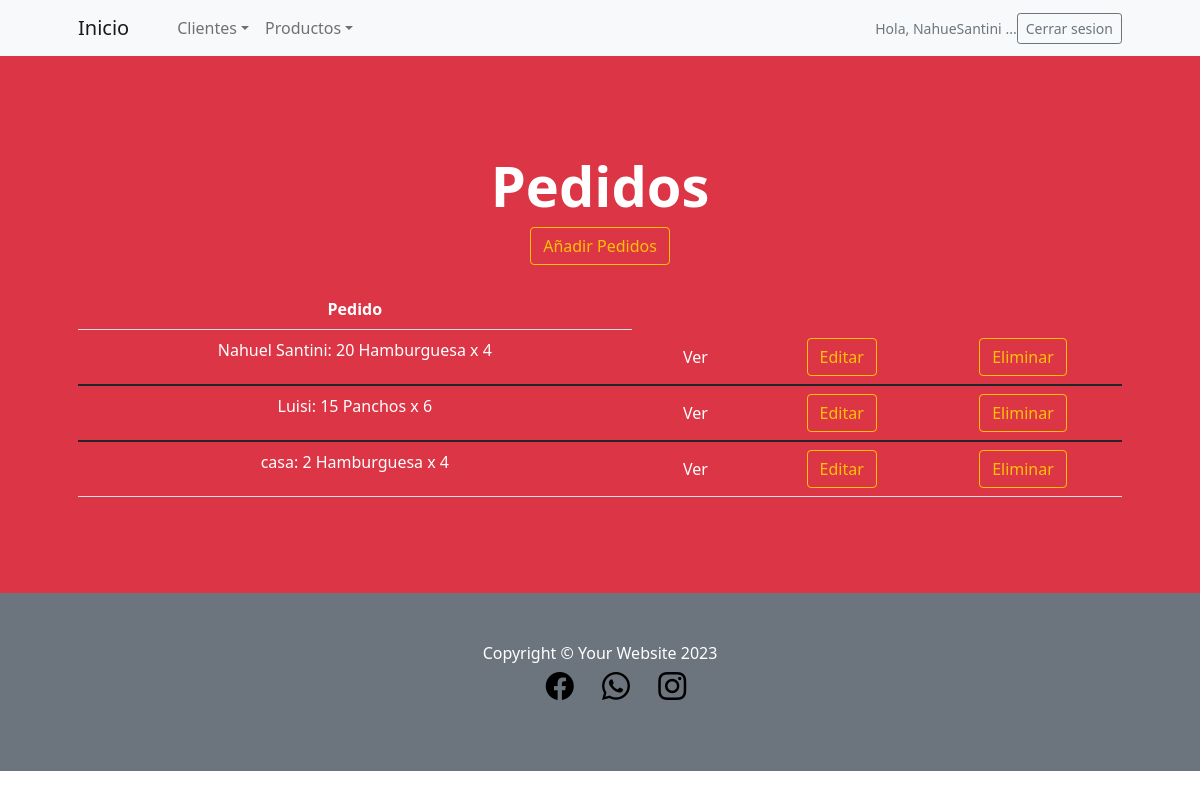
The app's page /SanApp/leer_pedidos (signed in) with its own data.
### SanApp/models.py (models this page shows, shortened)
class Pedido(models.Model):
    cliente = models.CharField(max_length=50)
    producto = models.CharField(max_length=50)
    cantidad = models.IntegerField()

### SanApp/views.py (the view)
# urls.py: path('leer_pedidos', PedidosListView.as_view(), name="leer_pedidos"),
class PedidosListView(LoginRequiredMixin,ListView):
    model = Pedido
    template_name = "SanApp/leer_pedidos.html"

### SanApp/templates/SanApp/leer_pedidos.html (shortened to what this page needs)
{% extends 'SanApp/base.html' %}
{% load static %}
{% block contenidoQueCambia %}
<header class="bg-danger py-5">
    <div class="container px-4 px-lg-5 my-5">
        <div class="text-center text-white">
            <h1 class="display-4 fw-bolder">Pedidos</h1>
            <a class="btn btn-outline-warning btn-danger" href= {% url "Hacer_pedido" %}>Añadir Pedidos</a> <br> <br> {% comment "" %} NUEVOOOO {% endcomment %}
            <p class="lead fw-normal text-white-50 mb-0">
            <table class="table">
                <tbody>
                  <tr class="text-white-1 mb-0">
                    <th style="color:white">Pedido</th>
                  </tr>
                    {% for y in object_list %}
                  <tr class="text-white mb-0">
                    <td>{{y.cliente}}: {{y.cantidad}} {{y.producto}}</td>
                    <td>
                      <a class="btn btn-danger" href="{% url 'detalle_pedido' y.id %}" >Ver
                    </td>
                    <td>
                      <a class="btn btn-outline-warning btn-danger" href="{% url 'editar_pedido' y.id %}"> Editar
                    </td>
                    <td>
                      <a class="btn btn-outline-warning btn-danger" href="{% url 'borrar_pedido' y.id %}"> Eliminar
                    </td>
                  </tr>
                </tbody>
                {% endfor %}
            </table>
                </p>
        </div>
    </div>
</header>
    <body>
    </body>
</html>
{% endblock %}

### SanApp/templates/SanApp/base.html (shortened to what this page needs)
<!DOCTYPE html>
 <html lang="en">
    {% load static %}
     <head>
         <link href="https://cdn.jsdelivr.net/npm/bootstrap-icons@1.5.0/font/bootstrap-icons.css" rel="stylesheet" />
         <link href="{%static 'SanApp/css/styles.css' %}" rel="stylesheet" />
     </head>
     <body>
         <nav class="navbar navbar-expand-lg navbar-light bg-light">
             <div class="container px-4 px-lg-5">
                 <a class="navbar-brand" href="{% url 'Inicio' %}">Inicio</a></li>
                 <div class="collapse navbar-collapse" id="navbarSupportedContent">
                     <ul class="navbar-nav me-auto mb-2 mb-lg-0 ms-lg-4">
                         <li class="nav-item dropdown">
                            <a class="nav-link dropdown-toggle" id="navbarDropdown" href="#" role="button" data-bs-toggle="dropdown" aria-expanded="false">Clientes</a>
                        </li>
                            <li class="nav-item dropdown">
                             <a class="nav-link dropdown-toggle" id="navbarDropdown" href="#" role="button" data-bs-toggle="dropdown" aria-expanded="false">Productos</a>
                            </li>
                     </ul>
                    {% if request.user.is_authenticated %}
                    <p class="text-muted small mb-4 mb-lg-0"> Hola, {{user.username}} ...</p>
                            <a class="btn btn-outline-secondary btn-sm" href="{% url 'logout' %}">Cerrar sesion</a>
                    {% endif %}
                 </div>
             </div>
         </nav>
    {% block contenidoQueCambia %}
    {% endblock %}
         <footer class="py-5 bg-secondary">
             <div class="container"><p class="m-0 text-center text-white">Copyright &copy; Your Website 2023</p>
                <div class="m-0 text-center">
                    <ul>
                        <li class="list-inline-item me-4">
                            <a href="#!"><i class="bi-facebook fs-3" style="color: rgb(0, 0, 0)"></i></a>
                        </li>
                        <li class="list-inline-item me-4">
                            <a href="#!"><i class="bi-whatsapp fs-3" style="color: rgb(0, 0, 0)"></i></a>
                        </li>
                        <li class="list-inline-item">
                            <a href="#!"><i class="bi-instagram fs-3" style="color: rgb(0, 0, 0)"></i></a>
                        </li>
                    </ul>
                </div>
            </div>
         </footer>
     </body>
 </html>

### records on screen
Pedido: cliente "Nahuel Santini", cantidad "20", producto "Hamburguesa x 4"
Pedido: cliente "Luisi", cantidad "15", producto "Panchos x 6"
Pedido: cliente "casa", cantidad "2", producto "Hamburguesa x 4"

### other values on screen
{{ user.username }} "NahueSantini"
